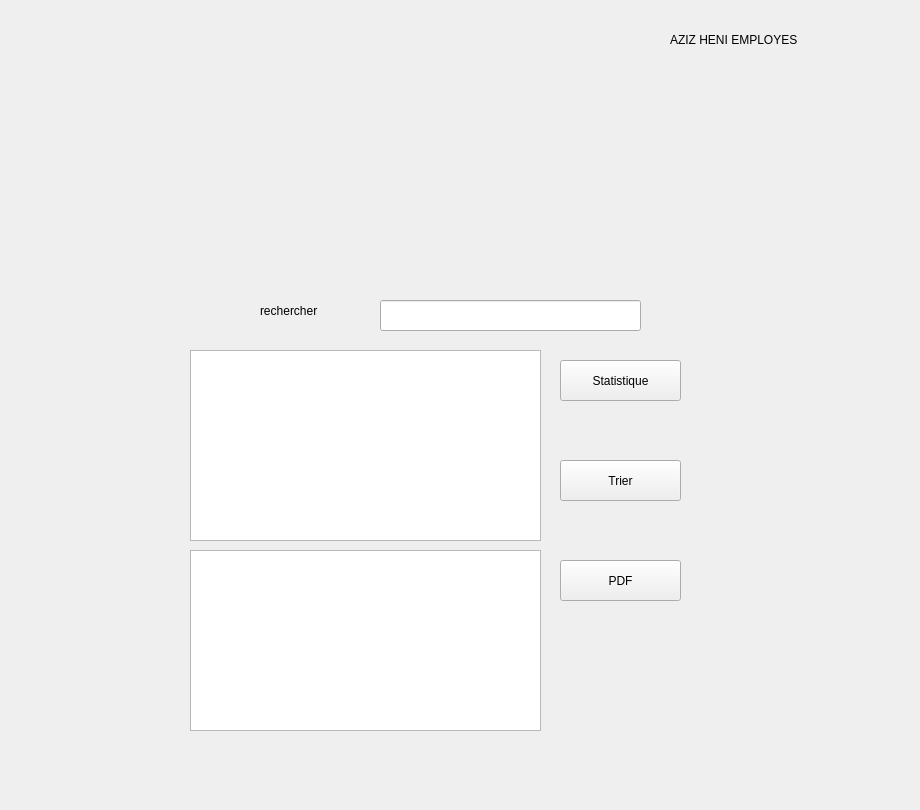
   <widget class="QWidget" name="page1_EMPLOYES">
    <widget class="QLabel" name="label_3">
     <property name="geometry">
      <rect>
       <x>0</x>
       <y>-10</y>
       <width>911</width>
       <height>801</height>
      </rect>
     </property>
     <property name="text">
      <string/>
     </property>
     <property name="pixmap">
      <pixmap resource="res.qrc">:/back.png</pixmap>
     </property>
    </widget>
    <widget class="QLabel" name="label_5">
     <property name="geometry">
      <rect>
       <x>670</x>
       <y>30</y>
       <width>161</width>
       <height>20</height>
      </rect>
     </property>
     <property name="text">
      <string>AZIZ HENI EMPLOYES</string>
     </property>
    </widget>
    <widget class="QLabel" name="label_15">
     <property name="geometry">
      <rect>
       <x>260</x>
       <y>300</y>
       <width>61</width>
       <height>21</height>
      </rect>
     </property>
     <property name="text">
      <string>rechercher</string>
     </property>
    </widget>
    <widget class="QTableView" name="trierTableView">
     <property name="geometry">
      <rect>
       <x>190</x>
       <y>550</y>
       <width>351</width>
       <height>181</height>
      </rect>
     </property>
     <property name="styleSheet">
      <string notr="true">font: 300 italic 9pt &quot;Segoe UI&quot;;
</string>
     </property>
    </widget>
    <widget class="QLineEdit" name="rechercher_2">
     <property name="geometry">
      <rect>
       <x>380</x>
       <y>300</y>
       <width>261</width>
       <height>31</height>
      </rect>
     </property>
    </widget>
    <widget class="QTableView" name="employeTableView1">
     <property name="geometry">
      <rect>
       <x>190</x>
       <y>350</y>
       <width>351</width>
       <height>191</height>
      </rect>
     </property>
     <property name="styleSheet">
      <string notr="true">font: 300 italic 9pt &quot;Segoe UI&quot;;
</string>
     </property>
    </widget>
    <widget class="QPushButton" name="StatistiqueButton">
     <property name="geometry">
      <rect>
       <x>560</x>
       <y>360</y>
       <width>121</width>
       <height>41</height>
      </rect>
     </property>
     <property name="text">
      <string>Statistique</string>
     </property>
    </widget>
    <widget class="QPushButton" name="ExporterPDFButton">
     <property name="geometry">
      <rect>
       <x>560</x>
       <y>560</y>
       <width>121</width>
       <height>41</height>
      </rect>
     </property>
     <property name="text">
      <string>PDF</string>
     </property>
    </widget>
    <widget class="QPushButton" name="TrierButton">
     <property name="geometry">
      <rect>
       <x>560</x>
       <y>460</y>
       <width>121</width>
       <height>41</height>
      </rect>
     </property>
     <property name="text">
      <string>Trier</string>
     </property>
    </widget>
   </widget>
